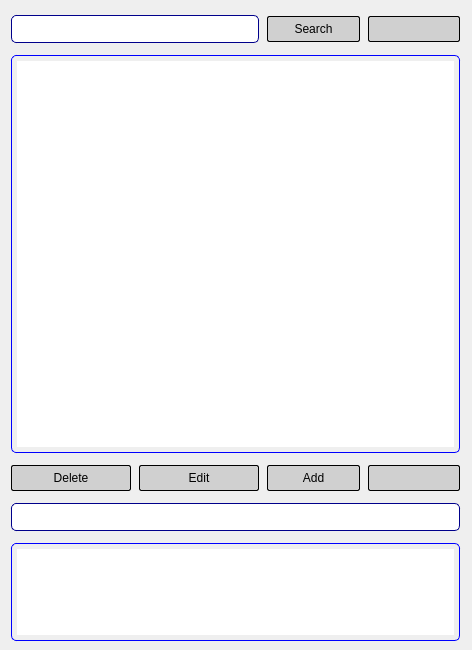
<?xml version="1.0" encoding="UTF-8"?>
<ui version="4.0">
 <class>MainWindow</class>
 <widget class="QMainWindow" name="MainWindow">
  <property name="geometry">
   <rect>
    <x>0</x>
    <y>0</y>
    <width>472</width>
    <height>650</height>
   </rect>
  </property>
  <property name="sizePolicy">
   <sizepolicy hsizetype="Minimum" vsizetype="Minimum">
    <horstretch>0</horstretch>
    <verstretch>0</verstretch>
   </sizepolicy>
  </property>
  <property name="windowTitle">
   <string>MainWindow</string>
  </property>
  <widget class="QWidget" name="centralwidget">
   <property name="styleSheet">
    <string notr="true">QGreedLayout {
border-radius:10px;
background-color: rgb(255, 255, 255);
color:rgb(0, 0, 0)
}

QListWidget {
border: 1px solid blue;
opacity: 223;
}


QTextEdit {
border: 1px solid blue;
}

QLineEdit {
    border-width: 1px;
    border-style: solid;
    border-color: darkblue;
}

*{
margin: 1;
padding: 5;
border-radius: 5;
}

QPushButton {
border-radius: 2px;
background-color: rgba(162, 162, 162, 0.4);
border: 1px solid black;
}

QPushButton:hover{
border-width: 1px;
border-style: solid;
border-color:rgb(85, 0, 255);
}

QPushButton:pressed{margin:1 0 0 1}</string>
   </property>
   <widget class="QFrame" name="frame">
    <property name="geometry">
     <rect>
      <x>10</x>
      <y>10</y>
      <width>451</width>
      <height>641</height>
     </rect>
    </property>
    <property name="styleSheet">
     <string notr="true"/>
    </property>
    <property name="frameShape">
     <enum>QFrame::NoFrame</enum>
    </property>
    <widget class="QWidget" name="gridLayoutWidget">
     <property name="geometry">
      <rect>
       <x>0</x>
       <y>0</y>
       <width>451</width>
       <height>641</height>
      </rect>
     </property>
     <layout class="QGridLayout" name="gridLayout">
      <item row="2" column="0">
       <widget class="QPushButton" name="delete_btn">
        <property name="text">
         <string>Delete</string>
        </property>
       </widget>
      </item>
      <item row="0" column="0" colspan="2">
       <widget class="QLineEdit" name="search_paneli">
        <property name="sizePolicy">
         <sizepolicy hsizetype="Expanding" vsizetype="Fixed">
          <horstretch>0</horstretch>
          <verstretch>0</verstretch>
         </sizepolicy>
        </property>
        <property name="minimumSize">
         <size>
          <width>250</width>
          <height>0</height>
         </size>
        </property>
       </widget>
      </item>
      <item row="0" column="2">
       <widget class="QPushButton" name="search_btn">
        <property name="text">
         <string>Search</string>
        </property>
       </widget>
      </item>
      <item row="2" column="1">
       <widget class="QPushButton" name="edit_btn">
        <property name="text">
         <string>Edit</string>
        </property>
       </widget>
      </item>
      <item row="0" column="3">
       <widget class="QPushButton" name="btn_voice">
        <property name="text">
         <string/>
        </property>
        <property name="icon">
         <iconset>
          <normaloff>C:/Users/User/Downloads/mic_24dp_FILL0_wght400_GRAD0_opsz24.png</normaloff>C:/Users/User/Downloads/mic_24dp_FILL0_wght400_GRAD0_opsz24.png</iconset>
        </property>
       </widget>
      </item>
      <item row="1" column="0" colspan="4">
       <widget class="QListWidget" name="list_widget_for_cart">
        <property name="sizePolicy">
         <sizepolicy hsizetype="Preferred" vsizetype="Fixed">
          <horstretch>0</horstretch>
          <verstretch>0</verstretch>
         </sizepolicy>
        </property>
        <property name="minimumSize">
         <size>
          <width>0</width>
          <height>0</height>
         </size>
        </property>
        <property name="maximumSize">
         <size>
          <width>16777215</width>
          <height>400</height>
         </size>
        </property>
       </widget>
      </item>
      <item row="3" column="0" colspan="4">
       <widget class="QLineEdit" name="change_word_structure"/>
      </item>
      <item row="4" column="0" colspan="4">
       <widget class="QTextEdit" name="set_definition">
        <property name="sizePolicy">
         <sizepolicy hsizetype="Preferred" vsizetype="Fixed">
          <horstretch>0</horstretch>
          <verstretch>0</verstretch>
         </sizepolicy>
        </property>
        <property name="minimumSize">
         <size>
          <width>0</width>
          <height>0</height>
         </size>
        </property>
        <property name="maximumSize">
         <size>
          <width>16777215</width>
          <height>100</height>
         </size>
        </property>
       </widget>
      </item>
      <item row="2" column="2">
       <widget class="QPushButton" name="add_btn">
        <property name="text">
         <string>Add</string>
        </property>
       </widget>
      </item>
      <item row="2" column="3">
       <widget class="QPushButton" name="bnt_read">
        <property name="text">
         <string/>
        </property>
        <property name="icon">
         <iconset>
          <normaloff>C:/Users/User/Downloads/record_voice_over_24dp_FILL0_wght400_GRAD0_opsz24.png</normaloff>C:/Users/User/Downloads/record_voice_over_24dp_FILL0_wght400_GRAD0_opsz24.png</iconset>
        </property>
       </widget>
      </item>
     </layout>
    </widget>
   </widget>
  </widget>
 </widget>
 <resources/>
 <connections/>
</ui>
